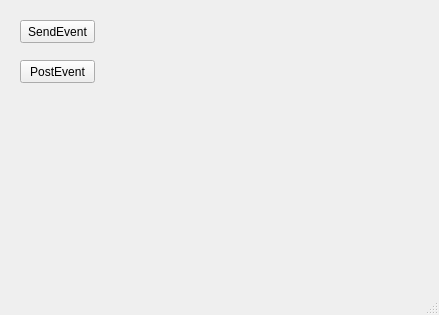
<?xml version="1.0" encoding="UTF-8"?>
<ui version="4.0">
 <class>MainWindow</class>
 <widget class="QMainWindow" name="MainWindow">
  <property name="geometry">
   <rect>
    <x>0</x>
    <y>0</y>
    <width>439</width>
    <height>315</height>
   </rect>
  </property>
  <property name="windowTitle">
   <string>MainWindow</string>
  </property>
  <widget class="QWidget" name="centralwidget">
   <widget class="QPushButton" name="btnSend">
    <property name="geometry">
     <rect>
      <x>20</x>
      <y>20</y>
      <width>75</width>
      <height>23</height>
     </rect>
    </property>
    <property name="text">
     <string>SendEvent</string>
    </property>
   </widget>
   <widget class="QPushButton" name="btnPost">
    <property name="geometry">
     <rect>
      <x>20</x>
      <y>60</y>
      <width>75</width>
      <height>23</height>
     </rect>
    </property>
    <property name="text">
     <string>PostEvent</string>
    </property>
   </widget>
  </widget>
  <widget class="QMenuBar" name="menubar">
   <property name="geometry">
    <rect>
     <x>0</x>
     <y>0</y>
     <width>439</width>
     <height>21</height>
    </rect>
   </property>
  </widget>
  <widget class="QStatusBar" name="statusbar"/>
 </widget>
 <resources/>
 <connections/>
</ui>
